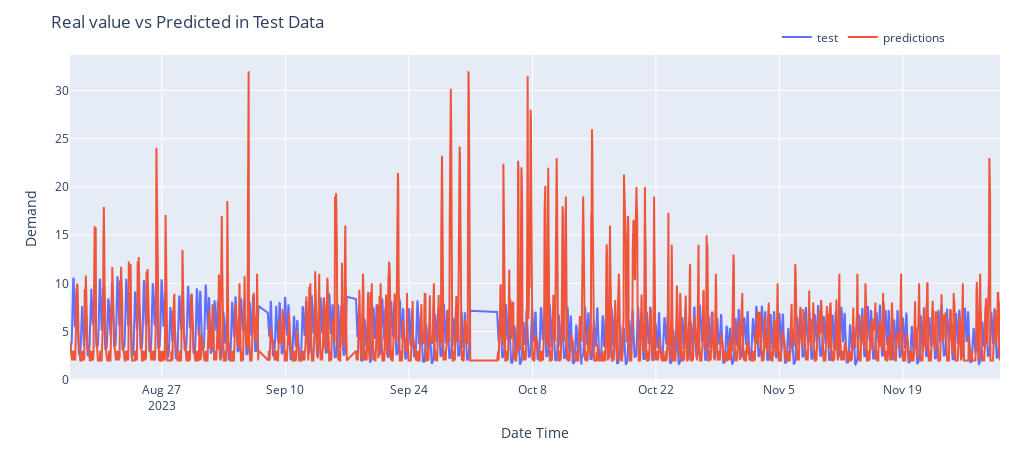

Notebook code for this chart:
### Code cell
plotPredictions(test['ds'], np.expm1(test['y']), np.expm1(predictions))

### Figure 1 — Plotly figure (JSON) as saved in the notebook; plotly's stock layout.template omitted (floating-point values rounded to 4 significant figures; data arrays with more than 128 entries replaced by an {"elided": "..."} marker saying what was removed)
{"data": [{"mode": "lines", "name": "test", "type": "scatter", "x": {"elided": "2410 str values"}, "y": {"elided": "2410 float values"}}, {"mode": "lines", "name": "predictions", "type": "scatter", "x": {"elided": "2410 str values"}, "y": {"elided": "2410 float values"}}], "layout": {"height": 450, "legend": {"orientation": "h", "x": 0.76, "xanchor": "left", "y": 1.1, "yanchor": "top"}, "margin": {"b": 20, "l": 70, "r": 20, "t": 55}, "title": {"text": "Real value vs Predicted in Test Data"}, "width": 1020, "xaxis": {"title": {"text": "Date Time"}}, "yaxis": {"title": {"text": "Demand"}}}}
